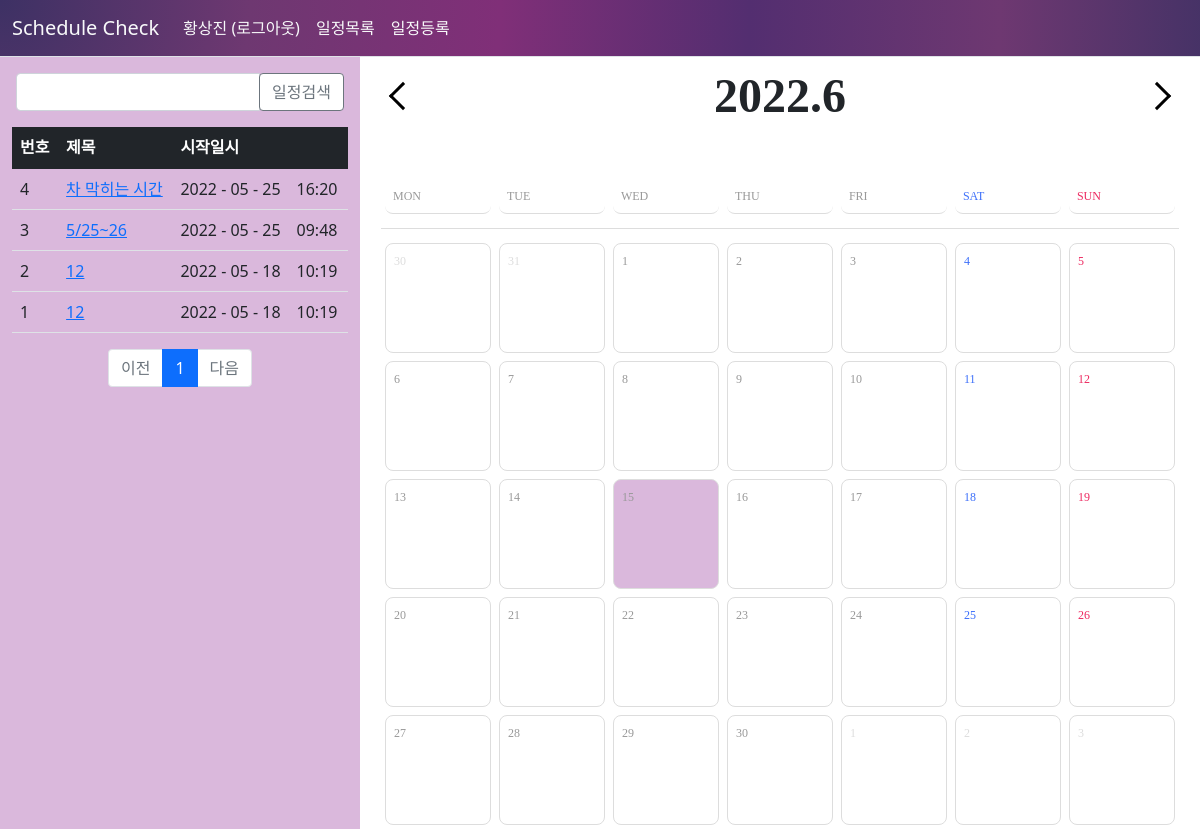
Page /schedule/list/ (signed in) on the earlier database version.
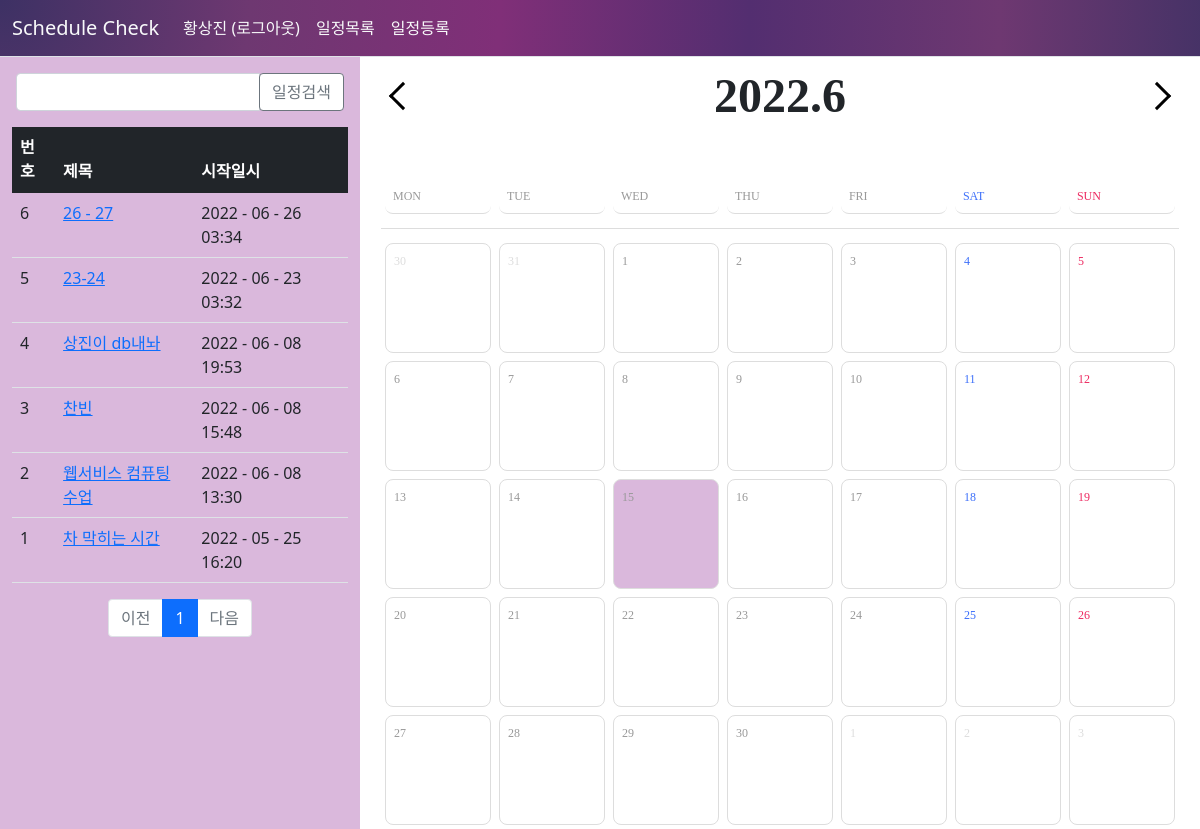
Same page on the later database version.
### pybo/models.py (models this page shows)
class User(db.Model):
    id = db.Column(db.Integer, primary_key=True)
    username = db.Column(db.String(150), unique=True, nullable=False)
    password = db.Column(db.String(150), nullable=False)

class Schedule(db.Model):
    id = db.Column(db.Integer, primary_key=True)
    create_date = db.Column(db.DateTime(), nullable=False)
    creator_id = db.Column(db.Integer, db.ForeignKey('user.id', ondelete='CASCADE'), nullable=False)
    creator = db.relationship('User', backref=db.backref('schedule_set'))
    start_date = db.Column(db.DateTime(), nullable=False)
    end_date = db.Column(db.DateTime(), nullable=False)
    subject = db.Column(db.String(200), nullable=False)
    content = db.Column(db.Text(), nullable=False)

### pybo/views/schedule_views.py (the view, shortened to what this page needs)
@bp.route('/list/')
@login_required
def _list():
    page = request.args.get('page', type=int, default=1)
    kw = request.args.get('kw', type=str, default='')
    schedule_list = Schedule.query.order_by(Schedule.create_date.desc())
    schedule_list = schedule_list.paginate(page, per_page=10)
    return render_template('schedule/schedule_list.html', schedule_list=schedule_list, page=page, kw=kw)

### pybo/filter.py (called while the page is built)
def format_datetime(value, fmt='%Y - %m - %d　%H:%M'):
    return value.strftime(fmt)

### pybo/views/auth_views.py (called while the page is built)
@bp.before_app_request
def load_logged_in_user():
    user_id = session.get('user_id')
    if user_id is None:
        g.user = None
    else:
        g.user = User.query.get(user_id)

def login_required(view):
    @functools.wraps(view)
    def wrapped_view(*args, **kwargs):
        if g.user is None:
            _next = request.url if request.method == 'GET' else ''
            return redirect(url_for('auth.login', next=_next))
        return view(*args, **kwargs)
    return wrapped_view

### pybo/templates/schedule/schedule_list.html (shortened to what this page needs)
{% extends 'base.html' %}
{% block content %}
<link rel="stylesheet" href="{{ url_for('static', filename='calender.css') }}">
<div class="container2">
    <aside class="container2__sidebar">
        <div class="justify-content-end my-3 mx-3">
            <div class="col-4 input-group">
                <input type="text" class="form-control kw" value="{{ kw or '' }}">
                <div class="input-group-append">
                    <button class="btn btn-outline-secondary" type="button" id="btn_search" style="background-color:white">일정검색</button>
                </div>
            </div>
        </div>
        <div class="container my-3">
    <table class="table">
        <thead>
        <tr class="table-dark">
            <th>번호</th>
            <th>제목</th>
            <th>시작일시</th>
        </tr>
        </thead>
        <tbody>
        {% if schedule_list %}
        {% for schedule in schedule_list.items %}
        <tr>
            <td>{{ schedule_list.total - ((schedule_list.page-1) * schedule_list.per_page) - loop.index0 }}</td>
            <td>
                <a href="{{ url_for('schedule.detail', schedule_id=schedule.id) }}">{{ schedule.subject }}</a>
            </td>
            <td>{{ schedule.start_date|datetime }}</td>
        </tr>
        {% endfor %}
        {% else %}
        <tr>
            <td colspan="3">일정이 없습니다.</td>
        </tr>
        {% endif %}
        </tbody>
    </table>
    <ul class="pagination justify-content-center">
        {% if schedule_list.has_prev %}
        <li class="page-item">
            <a class="page-link" href="?page={{ schedule_list.prev_num }}">이전</a>
        </li>
        {% else %}
        <li class="page-item disabled">
            <a class="page-link" tabindex="-1" aria-disabled="true" href="javascript:void(0)">이전</a>
        </li>
        {% endif %}
        {% for page_num in schedule_list.iter_pages() %}
        {% if page_num %}
        {% if page_num != schedule_list.page %}
        <li class="page-item">
            <a class="page-link" href="?page={{ page_num }}">{{ page_num }}</a>
        </li>
        {% else %}
        <li class="page-item active" aria-current="page">
            <a class="page-link" href="javascript:void(0)">{{ page_num }}</a>
        </li>
        {% endif %}
        {% else %}
        <li class="disabled">
            <a class="page-link" href="javascript:void(0)">...</a>
        </li>
        {% endif %}
        {% endfor %}
        {% if schedule_list.has_next %}
        <li class="page-item">
            <a class="page-link" href="?page={{ schedule_list.next_num }}">다음</a>
        </li>
        {% else %}
        <li class="page-item disabled">
            <a class="page-link" tabindex="-1" aria-disabled="true" href="javascript:void(0)">다음</a>
        </li>
        {% endif %}
    </ul>
</div>
    </aside>
    <main class="container2__main">
        <div class="sec_cal">
          <div class="cal_nav">
            <a href="javascript:;" class="nav-btn go-prev">prev</a>
            <div class="year-month"></div>
            <a href="javascript:;" class="nav-btn go-next">next</a>
          </div>
          <div class="cal_wrap">
            <div class="days">
              <div class="day">MON</div>
              <div class="day">TUE</div>
              <div class="day">WED</div>
              <div class="day">THU</div>
              <div class="day">FRI</div>
              <div class="day">SAT</div>
              <div class="day">SUN</div>
            </div>
            <div class="dates"></div>
          </div>
        </div>
    </main>
</div>
{% endblock %}

### pybo/templates/base.html (shortened to what this page needs)
<!DOCTYPE html>
<html lang="ko">
<head>
    <link rel="stylesheet" href="{{ url_for('static', filename='bootstrap.min.css') }}">
    <link rel="stylesheet" href="{{ url_for('static', filename='style.css') }}">
</head>
<body>
    {% include "navbar.html" %}
    {% block content %}
    {% endblock %}
</body>
</html>

### pybo/templates/navbar.html (shortened to what this page needs)
    <nav class="navbar navbar-expand-lg navbar-light bg-light border-bottom grdnt">
        <div class="container-fluid">
            <a class="navbar-brand text-light" href="{{ url_for('main.index')}}">Schedule Check</a>
            <div class="collapse navbar-collapse" id="navbarSupportedContent">
                {% if g.user %}
                <ul class="navbar-nav">
                    <li class="nav-item">
                        <a class="nav-link text-light" href="{{  url_for('auth.logout') }}">{{ g.user.username }} (로그아웃)</a>
                    </li>
                    <li class="nav-item">
                        <a class="nav-link text-light" href="{{  url_for('schedule._list') }}">일정목록</a>
                    </li>
                    <li class="nav-item">
                        <a class="nav-link text-light" href="{{  url_for('schedule.create') }}">일정등록</a>
                    </li>
                </ul>
                {% endif %}
            </div>
        </div>
    </nav>

### pybo/static/style.css (style rules this page uses)
html { overflow-y:scroll; }

### pybo/static/calender.css (style rules this page uses)
.sec_cal { width: 95%; margin: 0 auto; font-family: "NotoSansR"; }
.sec_cal .cal_nav { display: flex; justify-content: center; align-items: center; font-weight: 700; font-size: 48px; line-height: 78px; }
.sec_cal .cal_nav .year-month { width: 300px; text-align: center; line-height: 1; width: 100%; }
.sec_cal .cal_nav .go-prev, .sec_cal .cal_nav .go-next { display: block; width: 50px; height: 78px; font-size: 0; display: flex; justify-content: center; align-items: center; }
.sec_cal .cal_nav .go-prev::before, .sec_cal .cal_nav .go-next::before { content: ""; display: block; width: 20px; height: 20px; border: 3px solid #000; border-width: 3px 3px 0 0; transition: border 0.1s; }
.sec_cal .cal_nav .go-prev::before { transform: rotate(-135deg); -webkit-transition-duration: 0.2s; transition-duration: 0.2s; }
.sec_cal .cal_nav .go-next::before { transform: rotate(45deg); -webkit-transition-duration: 0.2s; transition-duration: 0.2s; }
.sec_cal .cal_wrap { padding-top: 40px; position: relative; margin: 0 auto; }
.sec_cal .cal_wrap .days { display: flex; margin-bottom: 10px; padding-bottom: 10px; border-bottom: 1px solid #ddd; }
.sec_cal .cal_wrap::after { top: 368px; }
.sec_cal .cal_wrap .dates { display: flex; flex-flow: wrap; height: 100%; overflow: auto; -ms-overflow-style: none; scrollbar-width: none; }
.sec_cal .cal_wrap .day:nth-child(7n -1) { color: #3c6ffa; }
.sec_cal .cal_wrap .day:nth-child(7n) { color: #ed2a61; }
.days > .day { display:flex; justify-content: left; width: calc(93% / 7); text-align: left; color: #999; font-size: 12px; border-radius:8px; height: 35px; padding: 8px; margin: 0.5%; border-bottom: 1px solid #ddd; }
.container2 { display: flex; }
.container2__sidebar { width: 30%; background: #dab8dc; }
.container2__main { flex: 1; height: 100%; }

### pybo/templates/navbar.html (style rules this page uses)
.grdnt { background: radial-gradient( 1500px at 0% 0%, #3d3164, #6e3871, #802f78, #532e70, #6e3871, #3d3164, #532e70) }

Differences in the rows shown:
removed Schedule: id "3", subject "5/25~26", start_date "2022 - 05 - 25 09:48"
removed Schedule: total "2", subject "12", start_date "2022 - 05 - 18 10:19"
removed Schedule: id "1", subject "12", start_date "2022 - 05 - 18 10:19"
added Schedule: total "6", subject "26 - 27", start_date "2022 - 06 - 26 03:34"
added Schedule: total "5", subject "23-24", start_date "2022 - 06 - 23 03:32"
added Schedule: total "4", subject "상진이 db내놔", start_date "2022 - 06 - 08 19:53"
added Schedule: creator "3", subject "찬빈", start_date "2022 - 06 - 08 15:48"
added Schedule: total "2", subject "웹서비스 컴퓨팅 수업", start_date "2022 - 06 - 08 13:30"
computed for Schedule "차 막히는 시간": id "4" → "1"
